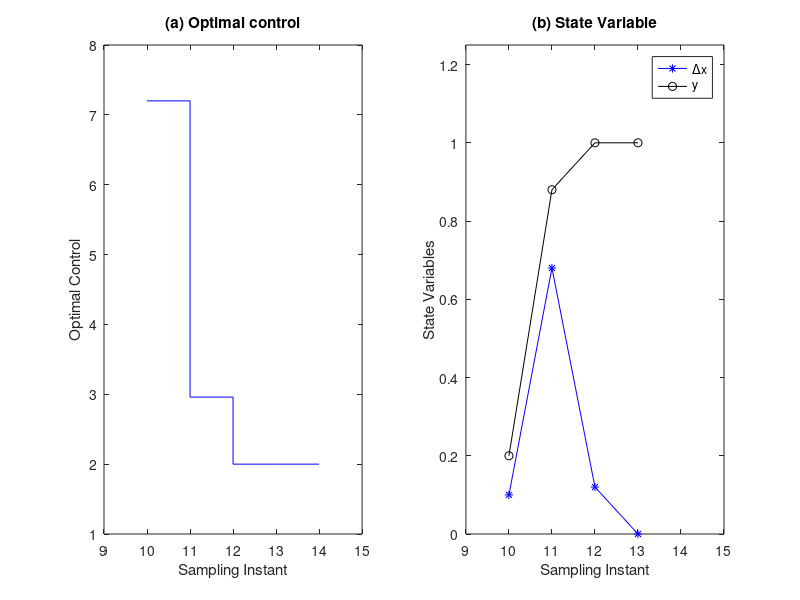

Write the MATLAB code that produced this figure.
% Predictive Control within One Optimization Window

% discrete system model
a = 0.8; b = 0.1; c = 1;

% augmented system
A = [a zeros(size(a, 1), size(c, 1)); c*a eye(size(c, 1))];
B = [b; c*b];
C = [zeros(size(c, 1), size(a, 1)) eye(size(c, 1))];

% components that form future output predictions
% Y = F*x(k) + phi*delta_U
Np = 10; Nc = 4;
F = zeros(Np*size(C, 1), size(A, 2));
phi = zeros(Np*size(C, 1), Nc*size(B, 2));
for i = 1:Np
	F(i, :) = C*A^i;
	for j = 1:Nc
		if i >= j
			phi(i, j) = C*A^(i-j)*B;
		end
	end
end

% controller parameters
phi_phi = phi'*phi
phi_F = phi'*F
RRs = ones(Np*size(C, 1), size(C, 1));
phi_RRs = phi'*RRs

%% optimal solution
r = 1; x = [0.1; 0.2]; rw1 = 0; u = 0; U = []; X = []; I = [];
xm = x(2);		% xm = y
R1 = rw1*eye(Nc);
figure(1)
for i = 10:14
	disp(['k = ', num2str(i)])
	delta_U1 = -(R1 + phi_phi)\(phi_F*x - phi_RRs*r)
	u = u + delta_U1(1)
	xm = x(2); X = [X; x'];
	xm_new = a*xm + b*u
	x = [xm_new-xm; xm_new]
	U = [U; u]; I = [I; i];
end
subplot(121), stairs(I, U, 'b')
title '(a) Optimal control', xlabel 'Sampling Instant'
ylabel 'Optimal Control', axis([9 15 1 8])
subplot(122), plot(I(1:end-1, 1), X(1:end-1, 1), 'b-*', I(1:end-1, 1), X(1:end-1, 2), 'k-o')
title '(b) State Variable', xlabel 'Sampling Instant'
ylabel 'State Variables', axis([9 15 0 1.25])
legend '\Deltax' 'y'
